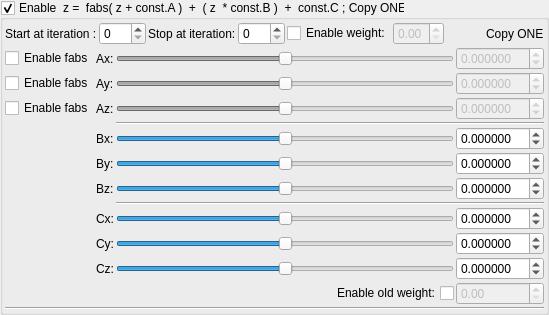
    <widget class="MyGroupBox" name="groupCheck_transform_fabsFormulaZAB1_enabled">
     <property name="title">
      <string>Enable  z =  fabs( z + const.A )  +  ( z  * const.B )  +  const.C ; Copy ONE</string>
     </property>
     <property name="checkable">
      <bool>true</bool>
     </property>
     <layout class="QVBoxLayout" name="verticalLayout_7" stretch="0,0,0">
      <property name="spacing">
       <number>2</number>
      </property>
      <property name="leftMargin">
       <number>2</number>
      </property>
      <property name="topMargin">
       <number>2</number>
      </property>
      <property name="rightMargin">
       <number>2</number>
      </property>
      <property name="bottomMargin">
       <number>2</number>
      </property>
      <item>
       <layout class="QGridLayout" name="gridLayout_25">
        <property name="spacing">
         <number>2</number>
        </property>
        <item row="0" column="6">
         <widget class="MyDoubleSpinBox" name="spinbox_transform_fabsFormulaZAB1_weight">
          <property name="enabled">
           <bool>false</bool>
          </property>
          <property name="sizePolicy">
           <sizepolicy hsizetype="Minimum" vsizetype="Maximum">
            <horstretch>0</horstretch>
            <verstretch>0</verstretch>
           </sizepolicy>
          </property>
          <property name="decimals">
           <number>2</number>
          </property>
          <property name="minimum">
           <double>0.000000000000000</double>
          </property>
          <property name="maximum">
           <double>1.000000000000000</double>
          </property>
          <property name="singleStep">
           <double>0.100000000000000</double>
          </property>
         </widget>
        </item>
        <item row="0" column="8">
         <widget class="QLabel" name="label_130">
          <property name="text">
           <string>Copy ONE</string>
          </property>
         </widget>
        </item>
        <item row="0" column="3">
         <widget class="MySpinBox" name="spinboxInt_transform_fabsFormulaZAB1_stop_iterations">
          <property name="sizePolicy">
           <sizepolicy hsizetype="Minimum" vsizetype="Maximum">
            <horstretch>0</horstretch>
            <verstretch>0</verstretch>
           </sizepolicy>
          </property>
          <property name="maximum">
           <number>250</number>
          </property>
         </widget>
        </item>
        <item row="0" column="1">
         <widget class="MySpinBox" name="spinboxInt_transform_fabsFormulaZAB1_start_iterations">
          <property name="sizePolicy">
           <sizepolicy hsizetype="Minimum" vsizetype="Maximum">
            <horstretch>0</horstretch>
            <verstretch>0</verstretch>
           </sizepolicy>
          </property>
          <property name="maximum">
           <number>250</number>
          </property>
         </widget>
        </item>
        <item row="0" column="2">
         <widget class="QLabel" name="label_59">
          <property name="text">
           <string>Stop at iteration:</string>
          </property>
         </widget>
        </item>
        <item row="0" column="0">
         <widget class="QLabel" name="label_60">
          <property name="text">
           <string>Start at iteration :</string>
          </property>
         </widget>
        </item>
        <item row="0" column="5">
         <widget class="QCheckBox" name="checkBox_transform_fabsFormulaZAB1_weight_enabled">
          <property name="text">
           <string>Enable weight:</string>
          </property>
         </widget>
        </item>
        <item row="0" column="7">
         <spacer name="horizontalSpacer_13">
          <property name="orientation">
           <enum>Qt::Horizontal</enum>
          </property>
          <property name="sizeHint" stdset="0">
           <size>
            <width>40</width>
            <height>20</height>
           </size>
          </property>
         </spacer>
        </item>
       </layout>
      </item>
      <item>
       <layout class="QGridLayout" name="gridLayout_26">
        <property name="spacing">
         <number>2</number>
        </property>
        <item row="6" column="2">
         <widget class="QSlider" name="slider3_transform_fabsFormulaZAB1B_z">
          <property name="sizePolicy">
           <sizepolicy hsizetype="Expanding" vsizetype="Maximum">
            <horstretch>0</horstretch>
            <verstretch>0</verstretch>
           </sizepolicy>
          </property>
          <property name="minimum">
           <number>-5000000</number>
          </property>
          <property name="maximum">
           <number>5000000</number>
          </property>
          <property name="orientation">
           <enum>Qt::Horizontal</enum>
          </property>
         </widget>
        </item>
        <item row="4" column="3">
         <widget class="MyDoubleSpinBox" name="spinbox3_transform_fabsFormulaZAB1B_x">
          <property name="sizePolicy">
           <sizepolicy hsizetype="Minimum" vsizetype="Maximum">
            <horstretch>0</horstretch>
            <verstretch>0</verstretch>
           </sizepolicy>
          </property>
          <property name="prefix">
           <string/>
          </property>
          <property name="decimals">
           <number>6</number>
          </property>
          <property name="minimum">
           <double>-99.989999999999995</double>
          </property>
          <property name="singleStep">
           <double>0.100000000000000</double>
          </property>
         </widget>
        </item>
        <item row="4" column="1">
         <widget class="QLabel" name="label_126">
          <property name="text">
           <string>Bx:</string>
          </property>
         </widget>
        </item>
        <item row="6" column="1">
         <widget class="QLabel" name="label_128">
          <property name="text">
           <string>Bz:</string>
          </property>
         </widget>
        </item>
        <item row="5" column="1">
         <widget class="QLabel" name="label_127">
          <property name="text">
           <string>By:</string>
          </property>
         </widget>
        </item>
        <item row="1" column="1">
         <widget class="QLabel" name="label_61">
          <property name="text">
           <string>Ay:</string>
          </property>
         </widget>
        </item>
        <item row="1" column="0">
         <widget class="QCheckBox" name="checkBox_transform_fabsFormulaZAB1_enabled_y">
          <property name="text">
           <string>Enable fabs</string>
          </property>
         </widget>
        </item>
        <item row="5" column="3">
         <widget class="MyDoubleSpinBox" name="spinbox3_transform_fabsFormulaZAB1B_y">
          <property name="sizePolicy">
           <sizepolicy hsizetype="Minimum" vsizetype="Maximum">
            <horstretch>0</horstretch>
            <verstretch>0</verstretch>
           </sizepolicy>
          </property>
          <property name="decimals">
           <number>6</number>
          </property>
          <property name="minimum">
           <double>-99.989999999999995</double>
          </property>
          <property name="maximum">
           <double>99.989999999999995</double>
          </property>
          <property name="singleStep">
           <double>0.100000000000000</double>
          </property>
         </widget>
        </item>
        <item row="0" column="1">
         <widget class="QLabel" name="label_62">
          <property name="text">
           <string>Ax:</string>
          </property>
         </widget>
        </item>
        <item row="2" column="1">
         <widget class="QLabel" name="label_63">
          <property name="text">
           <string>Az:</string>
          </property>
         </widget>
        </item>
        <item row="2" column="2">
         <widget class="QSlider" name="slider3_transform_fabsFormulaZAB1A_z">
          <property name="enabled">
           <bool>false</bool>
          </property>
          <property name="sizePolicy">
           <sizepolicy hsizetype="Expanding" vsizetype="Maximum">
            <horstretch>0</horstretch>
            <verstretch>0</verstretch>
           </sizepolicy>
          </property>
          <property name="minimum">
           <number>-5000000</number>
          </property>
          <property name="maximum">
           <number>5000000</number>
          </property>
          <property name="orientation">
           <enum>Qt::Horizontal</enum>
          </property>
         </widget>
        </item>
        <item row="2" column="0">
         <widget class="QCheckBox" name="checkBox_transform_fabsFormulaZAB1_enabled_z">
          <property name="text">
           <string>Enable fabs</string>
          </property>
         </widget>
        </item>
        <item row="0" column="2">
         <widget class="QSlider" name="slider3_transform_fabsFormulaZAB1A_x">
          <property name="enabled">
           <bool>false</bool>
          </property>
          <property name="sizePolicy">
           <sizepolicy hsizetype="Expanding" vsizetype="Maximum">
            <horstretch>0</horstretch>
            <verstretch>0</verstretch>
           </sizepolicy>
          </property>
          <property name="minimum">
           <number>-5000000</number>
          </property>
          <property name="maximum">
           <number>5000000</number>
          </property>
          <property name="value">
           <number>0</number>
          </property>
          <property name="sliderPosition">
           <number>0</number>
          </property>
          <property name="orientation">
           <enum>Qt::Horizontal</enum>
          </property>
         </widget>
        </item>
        <item row="0" column="3">
         <widget class="MyDoubleSpinBox" name="spinbox3_transform_fabsFormulaZAB1A_x">
          <property name="enabled">
           <bool>false</bool>
          </property>
          <property name="sizePolicy">
           <sizepolicy hsizetype="Minimum" vsizetype="Maximum">
            <horstretch>0</horstretch>
            <verstretch>0</verstretch>
           </sizepolicy>
          </property>
          <property name="prefix">
           <string/>
          </property>
          <property name="decimals">
           <number>6</number>
          </property>
          <property name="minimum">
           <double>-99.989999999999995</double>
          </property>
          <property name="singleStep">
           <double>0.100000000000000</double>
          </property>
         </widget>
        </item>
        <item row="1" column="2">
         <widget class="QSlider" name="slider3_transform_fabsFormulaZAB1A_y">
          <property name="enabled">
           <bool>false</bool>
          </property>
          <property name="sizePolicy">
           <sizepolicy hsizetype="Expanding" vsizetype="Maximum">
            <horstretch>0</horstretch>
            <verstretch>0</verstretch>
           </sizepolicy>
          </property>
          <property name="minimum">
           <number>-5000000</number>
          </property>
          <property name="maximum">
           <number>5000000</number>
          </property>
          <property name="orientation">
           <enum>Qt::Horizontal</enum>
          </property>
         </widget>
        </item>
        <item row="0" column="0">
         <widget class="QCheckBox" name="checkBox_transform_fabsFormulaZAB1_enabled_x">
          <property name="text">
           <string>Enable fabs</string>
          </property>
         </widget>
        </item>
        <item row="5" column="2">
         <widget class="QSlider" name="slider3_transform_fabsFormulaZAB1B_y">
          <property name="sizePolicy">
           <sizepolicy hsizetype="Expanding" vsizetype="Maximum">
            <horstretch>0</horstretch>
            <verstretch>0</verstretch>
           </sizepolicy>
          </property>
          <property name="minimum">
           <number>-5000000</number>
          </property>
          <property name="maximum">
           <number>5000000</number>
          </property>
          <property name="orientation">
           <enum>Qt::Horizontal</enum>
          </property>
         </widget>
        </item>
        <item row="1" column="3">
         <widget class="MyDoubleSpinBox" name="spinbox3_transform_fabsFormulaZAB1A_y">
          <property name="enabled">
           <bool>false</bool>
          </property>
          <property name="sizePolicy">
           <sizepolicy hsizetype="Minimum" vsizetype="Maximum">
            <horstretch>0</horstretch>
            <verstretch>0</verstretch>
           </sizepolicy>
          </property>
          <property name="decimals">
           <number>6</number>
          </property>
          <property name="minimum">
           <double>-99.989999999999995</double>
          </property>
          <property name="maximum">
           <double>99.989999999999995</double>
          </property>
          <property name="singleStep">
           <double>0.100000000000000</double>
          </property>
         </widget>
        </item>
        <item row="2" column="3">
         <widget class="MyDoubleSpinBox" name="spinbox3_transform_fabsFormulaZAB1A_z">
          <property name="enabled">
           <bool>false</bool>
          </property>
          <property name="sizePolicy">
           <sizepolicy hsizetype="Minimum" vsizetype="Maximum">
            <horstretch>0</horstretch>
            <verstretch>0</verstretch>
           </sizepolicy>
          </property>
          <property name="decimals">
           <number>6</number>
          </property>
          <property name="minimum">
           <double>-99.989999999999995</double>
          </property>
          <property name="maximum">
           <double>99.989999999999995</double>
          </property>
          <property name="singleStep">
           <double>0.100000000000000</double>
          </property>
         </widget>
        </item>
        <item row="4" column="2">
         <widget class="QSlider" name="slider3_transform_fabsFormulaZAB1B_x">
          <property name="sizePolicy">
           <sizepolicy hsizetype="Expanding" vsizetype="Maximum">
            <horstretch>0</horstretch>
            <verstretch>0</verstretch>
           </sizepolicy>
          </property>
          <property name="minimum">
           <number>-5000000</number>
          </property>
          <property name="maximum">
           <number>5000000</number>
          </property>
          <property name="value">
           <number>0</number>
          </property>
          <property name="sliderPosition">
           <number>0</number>
          </property>
          <property name="orientation">
           <enum>Qt::Horizontal</enum>
          </property>
         </widget>
        </item>
        <item row="6" column="3">
         <widget class="MyDoubleSpinBox" name="spinbox3_transform_fabsFormulaZAB1B_z">
          <property name="sizePolicy">
           <sizepolicy hsizetype="Minimum" vsizetype="Maximum">
            <horstretch>0</horstretch>
            <verstretch>0</verstretch>
           </sizepolicy>
          </property>
          <property name="decimals">
           <number>6</number>
          </property>
          <property name="minimum">
           <double>-99.989999999999995</double>
          </property>
          <property name="maximum">
           <double>99.989999999999995</double>
          </property>
          <property name="singleStep">
           <double>0.100000000000000</double>
          </property>
         </widget>
        </item>
        <item row="8" column="3">
         <widget class="MyDoubleSpinBox" name="spinbox3_transform_fabsFormulaZAB1C_x">
          <property name="sizePolicy">
           <sizepolicy hsizetype="Minimum" vsizetype="Maximum">
            <horstretch>0</horstretch>
            <verstretch>0</verstretch>
           </sizepolicy>
          </property>
          <property name="prefix">
           <string/>
          </property>
          <property name="decimals">
           <number>6</number>
          </property>
          <property name="minimum">
           <double>-99.989999999999995</double>
          </property>
          <property name="singleStep">
           <double>0.100000000000000</double>
          </property>
         </widget>
        </item>
        <item row="10" column="1">
         <widget class="QLabel" name="label_134">
          <property name="text">
           <string>Cz:</string>
          </property>
         </widget>
        </item>
        <item row="10" column="3">
         <widget class="MyDoubleSpinBox" name="spinbox3_transform_fabsFormulaZAB1C_z">
          <property name="sizePolicy">
           <sizepolicy hsizetype="Minimum" vsizetype="Maximum">
            <horstretch>0</horstretch>
            <verstretch>0</verstretch>
           </sizepolicy>
          </property>
          <property name="decimals">
           <number>6</number>
          </property>
          <property name="minimum">
           <double>-99.989999999999995</double>
          </property>
          <property name="maximum">
           <double>99.989999999999995</double>
          </property>
          <property name="singleStep">
           <double>0.100000000000000</double>
          </property>
         </widget>
        </item>
        <item row="9" column="1">
         <widget class="QLabel" name="label_135">
          <property name="text">
           <string>Cy:</string>
          </property>
         </widget>
        </item>
        <item row="9" column="3">
         <widget class="MyDoubleSpinBox" name="spinbox3_transform_fabsFormulaZAB1C_y">
          <property name="sizePolicy">
           <sizepolicy hsizetype="Minimum" vsizetype="Maximum">
            <horstretch>0</horstretch>
            <verstretch>0</verstretch>
           </sizepolicy>
          </property>
          <property name="prefix">
           <string/>
          </property>
          <property name="decimals">
           <number>6</number>
          </property>
          <property name="minimum">
           <double>-99.989999999999995</double>
          </property>
          <property name="singleStep">
           <double>0.100000000000000</double>
          </property>
         </widget>
        </item>
        <item row="8" column="1">
         <widget class="QLabel" name="label_136">
          <property name="text">
           <string>Cx:</string>
          </property>
         </widget>
        </item>
        <item row="8" column="2">
         <widget class="QSlider" name="slider3_transform_fabsFormulaZAB1C_x">
          <property name="sizePolicy">
           <sizepolicy hsizetype="Expanding" vsizetype="Maximum">
            <horstretch>0</horstretch>
            <verstretch>0</verstretch>
           </sizepolicy>
          </property>
          <property name="minimum">
           <number>-5000000</number>
          </property>
          <property name="maximum">
           <number>5000000</number>
          </property>
          <property name="value">
           <number>0</number>
          </property>
          <property name="sliderPosition">
           <number>0</number>
          </property>
          <property name="orientation">
           <enum>Qt::Horizontal</enum>
          </property>
         </widget>
        </item>
        <item row="9" column="2">
         <widget class="QSlider" name="slider3_transform_fabsFormulaZAB1C_y">
          <property name="sizePolicy">
           <sizepolicy hsizetype="Expanding" vsizetype="Maximum">
            <horstretch>0</horstretch>
            <verstretch>0</verstretch>
           </sizepolicy>
          </property>
          <property name="minimum">
           <number>-5000000</number>
          </property>
          <property name="maximum">
           <number>5000000</number>
          </property>
          <property name="orientation">
           <enum>Qt::Horizontal</enum>
          </property>
         </widget>
        </item>
        <item row="10" column="2">
         <widget class="QSlider" name="slider3_transform_fabsFormulaZAB1C_z">
          <property name="sizePolicy">
           <sizepolicy hsizetype="Expanding" vsizetype="Maximum">
            <horstretch>0</horstretch>
            <verstretch>0</verstretch>
           </sizepolicy>
          </property>
          <property name="minimum">
           <number>-5000000</number>
          </property>
          <property name="maximum">
           <number>5000000</number>
          </property>
          <property name="orientation">
           <enum>Qt::Horizontal</enum>
          </property>
         </widget>
        </item>
        <item row="11" column="2">
         <widget class="QCheckBox" name="checkBox_transform_fabsFormulaZAB1_old_weight_enabled">
          <property name="layoutDirection">
           <enum>Qt::RightToLeft</enum>
          </property>
          <property name="text">
           <string>Enable old weight:</string>
          </property>
         </widget>
        </item>
        <item row="11" column="3">
         <widget class="MyDoubleSpinBox" name="spinbox_transform_fabsFormulaZAB1_old_weight">
          <property name="enabled">
           <bool>false</bool>
          </property>
          <property name="sizePolicy">
           <sizepolicy hsizetype="Minimum" vsizetype="Maximum">
            <horstretch>0</horstretch>
            <verstretch>0</verstretch>
           </sizepolicy>
          </property>
          <property name="decimals">
           <number>2</number>
          </property>
          <property name="minimum">
           <double>0.000000000000000</double>
          </property>
          <property name="maximum">
           <double>2.000000000000000</double>
          </property>
          <property name="singleStep">
           <double>0.100000000000000</double>
          </property>
         </widget>
        </item>
        <item row="3" column="2" colspan="2">
         <widget class="Line" name="line_19">
          <property name="orientation">
           <enum>Qt::Horizontal</enum>
          </property>
         </widget>
        </item>
        <item row="7" column="2" colspan="2">
         <widget class="Line" name="line_20">
          <property name="orientation">
           <enum>Qt::Horizontal</enum>
          </property>
         </widget>
        </item>
       </layout>
      </item>
      <item>
       <widget class="Line" name="line_8">
        <property name="orientation">
         <enum>Qt::Horizontal</enum>
        </property>
       </widget>
      </item>
     </layout>
    </widget>
